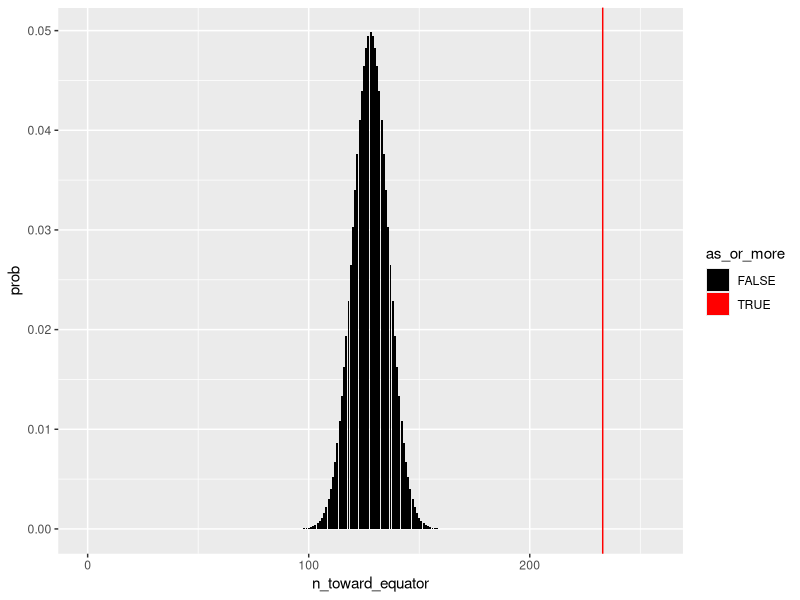

Write the R code that produced this figure.
# Load required libraries
library(tibble)   # For creating and working with tibbles (tidyverse data frames)
library(ggplot2)  # For creating plots

# Define the number of trials and observed successes
n_trials <- 256          # Total number of trials
n_success <- 233         # Number of successes observed

# Define the null hypothesis probability
null_p <- 1 / 2          # Null hypothesis: equal probability (e.g., fair coin)

# Calculate the expected number of successes under the null hypothesis
expected <- null_p * n_trials  

# Compute the observed difference from the null hypothesis
obs_diff_null <- abs(n_success - expected)  

# Create a null distribution tibble
lean_null_dist <- tibble(
  n_toward_equator = 0:n_trials,  # Possible number of successes (range from 0 to total trials)
  prob = dbinom(x = 0:n_trials, size = n_trials, prob = null_p),  # Binomial probabilities
  as_or_more = (abs(n_toward_equator - expected) >= obs_diff_null)  # Flag values as extreme or more
)

# Plot the null distribution
ggplot(lean_null_dist, aes(x = n_toward_equator, y = prob, fill = as_or_more)) +
  geom_col() +  # Create a bar plot
  scale_fill_manual(values = c("black", "red")) +  # Color extreme values red
  geom_vline(xintercept = n_success, color = "red")  # Add a vertical line at the observed success
